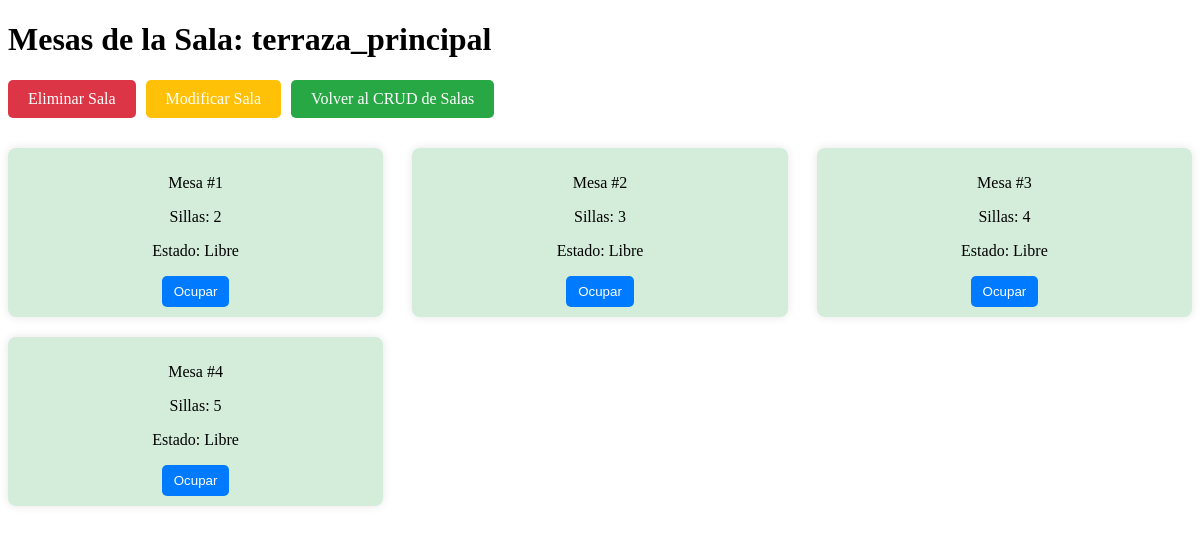
The page /public/detalle_sala.php?sala=terraza_principal (signed in) on the database its author committed.
### tables this page shows
CREATE TABLE tbl_sala (
    id_sala INT PRIMARY KEY,
    nombre_sala VARCHAR(25) NOT NULL,
    tipo_sala VARCHAR (20),
    capacidad_total INT NOT NULL,
    FOREIGN KEY (tipo_sala) REFERENCES tbl_tipo_sala(nombre_tipo_sala)
);

CREATE TABLE tbl_mesa (
    id_mesa INT AUTO_INCREMENT PRIMARY KEY NOT NULL,
    id_sala INT NOT NULL,
    num_sillas_mesa INT NOT NULL,
    estado_mesa ENUM('libre', 'ocupada') NOT NULL DEFAULT 'libre',
    FOREIGN KEY (id_sala) REFERENCES tbl_sala(id_sala)
);

### public/detalle_sala.php (the view, shortened to what this page needs)
<?php
include '../db/conexion.php';
$sala_nombre = isset($_GET['sala']) ? $_GET['sala'] : '';
$sql = "SELECT m.id_mesa, m.num_sillas_mesa, m.estado_mesa
        FROM tbl_mesa m
        JOIN tbl_sala s ON m.id_sala = s.id_sala
        WHERE s.nombre_sala = :sala_nombre";
$stmt = $conn->prepare($sql);
$stmt->bindParam(':sala_nombre', $sala_nombre, PDO::PARAM_STR);
$stmt->execute();
$mesas = $stmt->fetchAll(PDO::FETCH_ASSOC);
$sql_sala = "SELECT nombre_sala FROM tbl_sala WHERE nombre_sala = :sala_nombre";
$stmt_sala = $conn->prepare($sql_sala);
$stmt_sala->bindParam(':sala_nombre', $sala_nombre, PDO::PARAM_STR);
$stmt_sala->execute();
$sala_data = $stmt_sala->fetch(PDO::FETCH_ASSOC);
$sala_nombre_completo = $sala_data['nombre_sala'];
?>
<!DOCTYPE html>
<html lang="es">
<head>
    <link rel="stylesheet" href="../css/detalle_sala.css">
</head>
<body>
    <h1>Mesas de la Sala: <?php echo $sala_nombre_completo; ?></h1>
<div class="action-buttons">
    <a href="eliminar_sala.php?sala=<?php echo $sala_nombre; ?>" class="action-button delete">Eliminar Sala</a>
    <a href="modificar_sala.php?sala=<?php echo $sala_nombre; ?>" class="action-button modify">Modificar Sala</a>
    <a href="crud_salas.php" class="action-button back">Volver al CRUD de Salas</a>
</div>
    <div class="mesas-container">
        <?php foreach ($mesas as $mesa): ?>
            <div class="mesa-card <?php echo $mesa['estado_mesa'] == 'libre' ? 'libre' : 'ocupada'; ?>">
                <div class="mesa-info">
                    <p>Mesa #<?php echo $mesa['id_mesa']; ?></p>
                    <p>Sillas: <?php echo $mesa['num_sillas_mesa']; ?></p>
                    <p>Estado: <?php echo ucfirst($mesa['estado_mesa']); ?></p>
                </div>
                <form method="POST">
                    <?php if ($mesa['estado_mesa'] == 'libre'): ?>
                        <button type="submit" name="ocupar">Ocupar</button>
                    <?php else: ?>
                        <button type="submit" name="desocupar">Desocupar</button>
                    <?php endif; ?>
                </form>
            </div>
        <?php endforeach; ?>
    </div>
</body>
</html>

### css/detalle_sala.css (style rules this page uses)
.mesas-container { display: flex; flex-wrap: wrap; justify-content: space-between; margin-top: 20px; }
.mesa-card { width: 30%; margin: 10px 0; background-color: #f1f1f1; padding: 10px; border-radius: 8px; box-shadow: 0 0 10px rgba(0, 0, 0, 0.1); text-align: center; }
.mesa-card.libre { background-color: #d4edda; }
.mesa-info { margin-bottom: 10px; }
button { padding: 8px 12px; background-color: #007bff; color: white; border: none; border-radius: 5px; cursor: pointer; }
.action-buttons { display: flex; justify-content: flex-start; gap: 10px; margin-bottom: 20px; }
.action-button { padding: 10px 20px; background-color: #007bff; color: white; border: none; border-radius: 5px; text-decoration: none; font-size: 16px; cursor: pointer; transition: background-color 0.3s; }
.action-button.delete { background-color: #dc3545; }
.action-button.modify { background-color: #ffc107; }
.action-button.back { background-color: #28a745; }

### rows shown on the page
tbl_sala: nombre_sala "terraza_principal"
tbl_mesa: id_mesa "1", num_sillas_mesa "2", estado_mesa "Libre", shows "Ocupar"
tbl_mesa: id_mesa "2", num_sillas_mesa "3", estado_mesa "Libre", shows "Ocupar"
tbl_mesa: id_mesa "3", num_sillas_mesa "4", estado_mesa "Libre", shows "Ocupar"
tbl_mesa: id_mesa "4", num_sillas_mesa "5", estado_mesa "Libre", shows "Ocupar"
